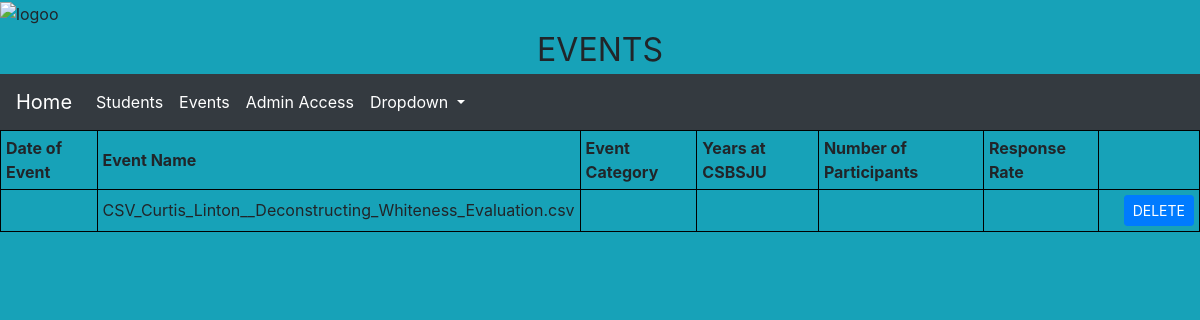
The page /Events/ on the database as committed earlier.
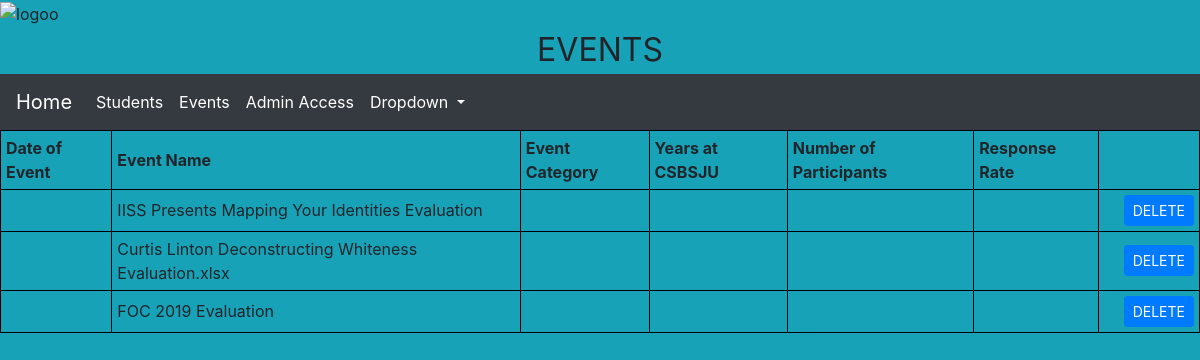
The same page on the database as committed later.
### Events/models.py (models this page shows, shortened)
class Event(models.Model):
    eventName = models.CharField(max_length=200 )
    eventDate = models.CharField(max_length=200 )
    eventCategory = models.CharField(max_length=30)
    eventYears = models.CharField(max_length=30)
    eventParticpants = models.CharField(max_length=200)
    eventResponseRate = models.CharField(max_length = 200)

### Events/views.py (the view)
# urls.py: path('', views.eventList, name='eventList'),
def eventList(request):
    latest_event_list = Event.objects.all()
    context = {
        'latest_event_list': latest_event_list,
    }
    return render(request,'Events/event_list_template.html',context)

### Events/templates/Events/event_list_template.html (shortened to what this page needs)
{% extends 'base.html' %}
{% block head %}
  	 	<img src="https://www.csbsju.edu/images/Intercultural%20Center/IISS%20logo_Final-1.png" alt="logoo" width="132" height="150" class = "center" >
<center><font size = "+3"> EVENTS </font></center>
{% endblock %}
{% block body %}
<table style="width:100%">
 <tr>
	<th>Date of Event</th>
	<th>Event Name</th>
	<th>Event Category</th>
	<th>Years at CSBSJU </th>
	<th>Number of Participants</th>
	<th>Response Rate </th>
 </tr>
 {% if latest_event_list %}
 <tr>
 {% for event in latest_event_list %}
        <td>{{event.eventDate}} </td>
        <td>{{event.eventName}} </td>
        <td>{{event.eventCategory}} </td>
        <td>{{event.eventYears}} </td>
        <td>{{event.eventParticpants}} </td>
        <td>{{event.eventResponseRate}} </td>
        <td><a class="btn btn-primary btn-sm" href= "deletion2?post_id={{event.id}}" role="button" style="margin-left:20px">DELETE</a></td>
 </tr>
 {% endfor %}
</table>
{% else %}
    <p>No events are available.</p>
{% endif %}
{% endblock %}

Rows that differ between the two databases and show on the page:
removed Event: eventName "CSV_Curtis_Linton__Deconstructing_Whiteness_Evaluation.csv"
added Event: eventName "IISS Presents Mapping Your Identities Evaluation"
added Event: eventName "Curtis Linton Deconstructing Whiteness Evaluation.xlsx"
added Event: eventName "FOC 2019 Evaluation"
